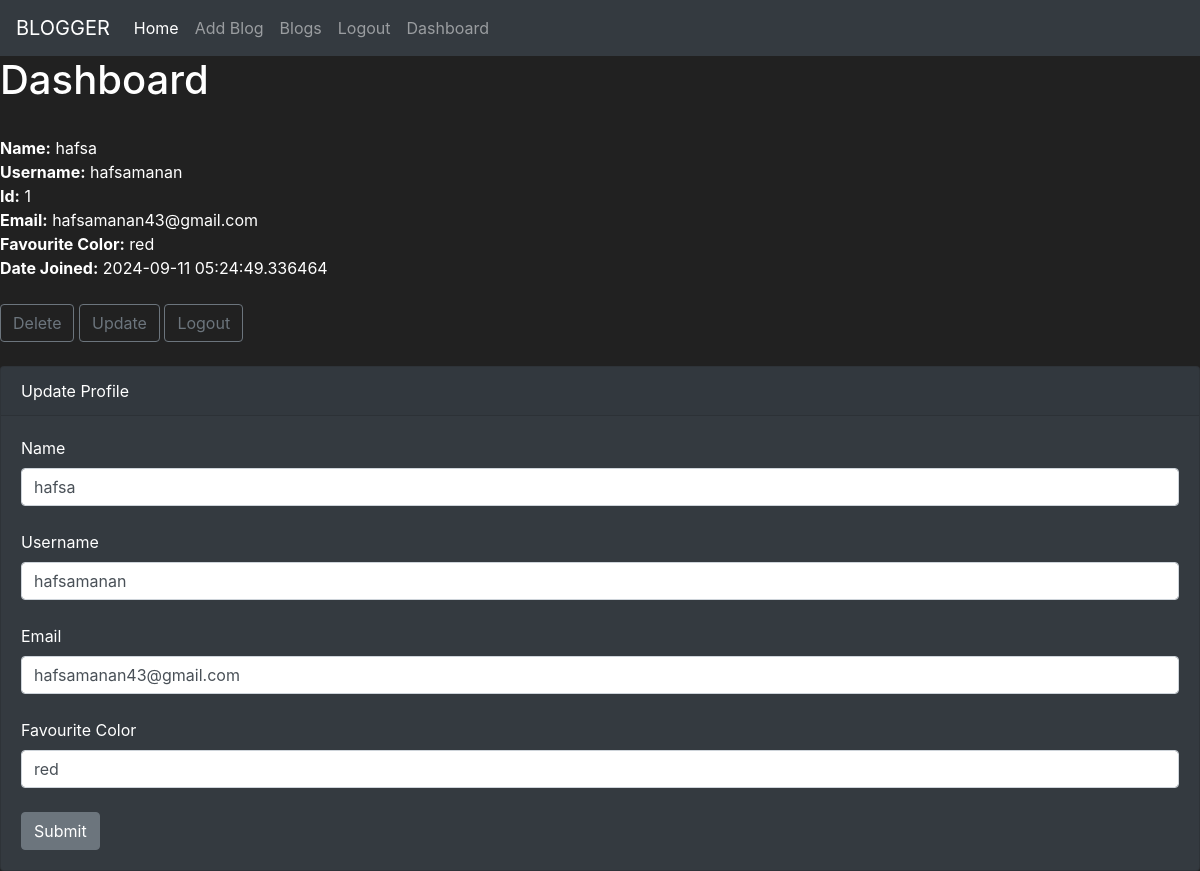
The app's page /dashboard (signed in) with its own data.
### app.py (models this page shows, shortened)
class Users(db.Model, UserMixin):
    id = db.Column(db.Integer, primary_key = True)
    username = db.Column(db.String(20), nullable = False,unique = True)
    name = db.Column(db.String(200), nullable = False)
    email = db.Column(db.String(120), nullable = False,unique = True)
    fav_color = db.Column(db.String(120))
    date_added = db.Column(db.DateTime, default = datetime.now(timezone.utc))
    password_hash = db.Column(db.String(120))
    posts = db.relationship('Posts', backref = 'poster')
    comments = db.relationship('Comments', backref = 'commenter')
    @property
    def password(self):
        raise AttributeError("password is not a readable attribute")

### app.py (the view)
@app.route('/dashboard', methods=['GET', 'POST'])
@login_required
def dashboard():
    form = NameForm()
    id = current_user.id
    name_to_update =  Users.query.get_or_404(id)
    if request.method == "POST":
        name_to_update.name = request.form['name']
        name_to_update.username = request.form['username']
        name_to_update.email = request.form['email']
        name_to_update.fav_color = request.form['fav_color']
        try:
            db.session.commit()
            flash("User Updated Successfully!")
            return render_template("dashboard.html",
				form=form,
				name_to_update = name_to_update)
        except:
            flash("Error!  Looks like there was a problem...try again!")
            return render_template("dashboard.html",
				form=form,
				name_to_update = name_to_update)
    else:
        return render_template("dashboard.html",form=form,name_to_update = name_to_update)

### app.py
class NameForm(FlaskForm):
    name = StringField("Name", validators=[DataRequired()])
    email = StringField("Email", validators=[DataRequired()])
    username = StringField("Username", validators=[DataRequired()])
    fav_color = StringField("Favourite Color")
    password_hash = PasswordField("Password", validators=[DataRequired(),EqualTo('password_hash2',message = 'Password does not match')])
    password_hash2 = PasswordField("Confirm Password", validators = [DataRequired()])
    submit = SubmitField("Submit")

### app.py (called while the page is built)
@login_manager.user_loader
def load_user(user_id):
    return Users.query.get(int(user_id))

### templates/dashboard.html (shortened to what this page needs)
{% extends 'base.html'%}
{% block content %}
<h1>
Dashboard
</h1>
<br>
<strong>Name:</strong> {{current_user.name}}<br>
<strong>Username:</strong> {{current_user.username}}<br>
<strong>Id:</strong> {{current_user.id}}<br>
<strong>Email:</strong> {{current_user.email}}<br>
<strong>Favourite Color:</strong> {{current_user.fav_color}}<br>
<strong>Date Joined:</strong> {{current_user.date_added}}<br><br>
<a href="{{url_for('delete',id=current_user.id)}}" class='btn btn-outline-secondary' >Delete</a>
<a href="{{url_for('update',id=current_user.id)}}" class='btn btn-outline-secondary' >Update</a>
<a href="{{url_for('logout')}}" class='btn btn-outline-secondary' >Logout</a>
<br><br>
<div class="card bg-dark">
  <div class="card-header">
    Update Profile
  </div>
  <div class="card-body">
    <form action ="/dashboard"  method="POST">
      {{ form.name.label(class="form-label") }}
      {{ form.name(class="form-control", value = name_to_update.name) }}
      <br>
      {{ form.username.label(class="form-label") }}
      {{ form.username(class="form-control", value = name_to_update.username) }}
      <br>
      {{ form.email.label(class="form-label") }}
      {{ form.email(class="form-control", value = name_to_update.email) }}
      <br>
      {{ form.fav_color.label(class="form-label") }}
      {{ form.fav_color(class="form-control", value = name_to_update.fav_color) }}
      <br>
      {{ form.submit(class="btn btn-secondary") }}
    </form>
  </div>
</div>
{% endblock %}

### templates/base.html (style rules this page uses)
body { background-color: #212121; color: white }

### records on screen
Users: name "hafsa", username "hafsamanan", id "1", email "hafsamanan43@gmail.com", fav_color "red", date_added "2024-09-11 05:24:49.336464"
